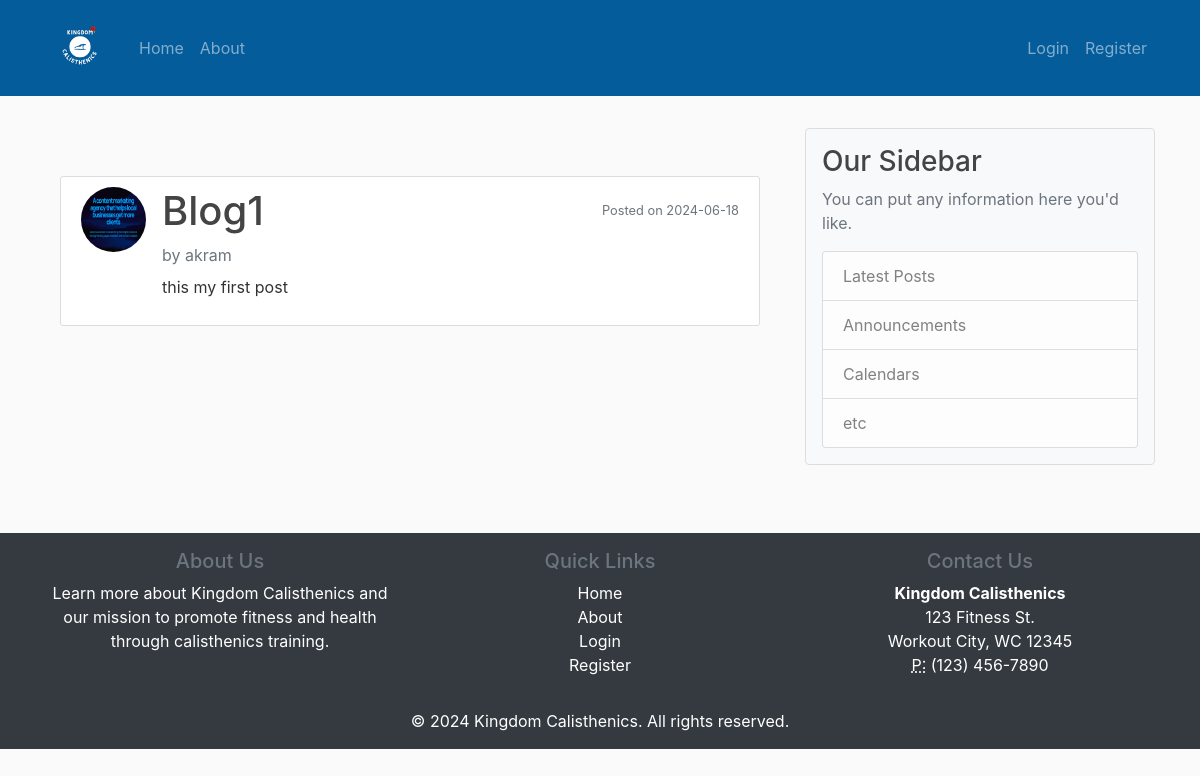
/post/1, run on the app's committed database.
### CalisthenicsBlog/models.py (models this page shows, shortened)
class User(db.Model, UserMixin):
    id = db.Column(db.Integer, primary_key=True)
    username = db.Column(db.String(20), unique=True, nullable=False)
    email = db.Column(db.String(120), unique=True, nullable=False)
    image_file = db.Column(db.String(20), nullable=False, default='default.png')
    password = db.Column(db.String(60), nullable=False)
    posts = db.relationship('Post', backref='author', lazy=True)

class Post(db.Model):
    id = db.Column(db.Integer, primary_key=True)
    title = db.Column(db.String(100), nullable=False)
    date_posted = db.Column(db.DateTime, nullable=False, default=datetime.utcnow)
    content = db.Column(db.Text, nullable=False)
    user_id = db.Column(db.Integer, db.ForeignKey('user.id'), nullable=False)
    def __repr__(self):
        return f"Post('{self.title}', '{self.date_posted}')"

### CalisthenicsBlog/routes.py (the view)
@app.route("/post/<int:post_id>")
def post(post_id):
    post = Post.query.get_or_404(post_id)
    print(post)
    return render_template('post.html', title=post.title, post=post)

### CalisthenicsBlog/templates/post.html (shortened to what this page needs)
{% extends "layout.html" %}
{% block content %}
    <div class="container mt-5">
        <article class="media content-section mb-4">
            <img class="rounded-circle article-img" src="{{ url_for('static', filename='profile_pics/' + post.author.image_file) }}" alt="">
            <div class="media-body">
                <div class="d-flex justify-content-between align-items-center mb-2">
                    <h1 class="article-title mb-0">{{ post.title }}</h1>
                    <small class="text-muted">Posted on {{ post.date_posted.strftime('%Y-%m-%d') }}</small>
                </div>
                <div class="mb-2">
                    <a class="text-secondary" href="#">by {{ post.author.username }}</a>
                </div>
                <p class="article-content">{{ post.content | safe }}</p>
            </div>
        </article>
    </div>
{% endblock content %}

### CalisthenicsBlog/static/main.css (style rules this page uses)
body { background: #fafafa; color: #333333; margin-top: 5rem; }
h1, h2, h3, h4, h5, h6 { color: #444444; }
.content-section { background: #ffffff; padding: 10px 20px; border: 1px solid #dddddd; border-radius: 3px; margin-bottom: 20px; }
.article-title { color: #444444; }
.article-content { white-space: pre-line; }
.article-img { height: 65px; width: 65px; margin-right: 16px; }

### data on the page
User: image_file (picture), author.username "akram"
Post: title "Blog1", date_posted "2024-06-18", content "this my first post"
